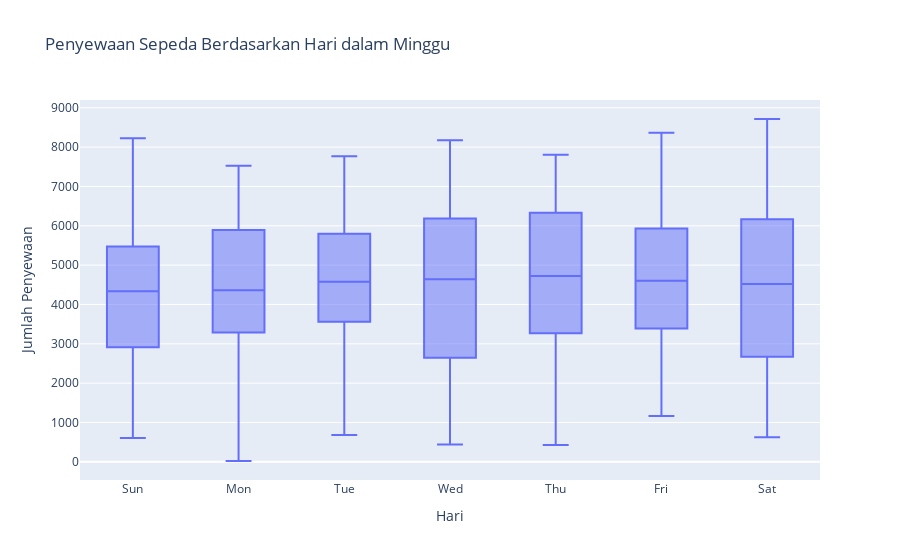
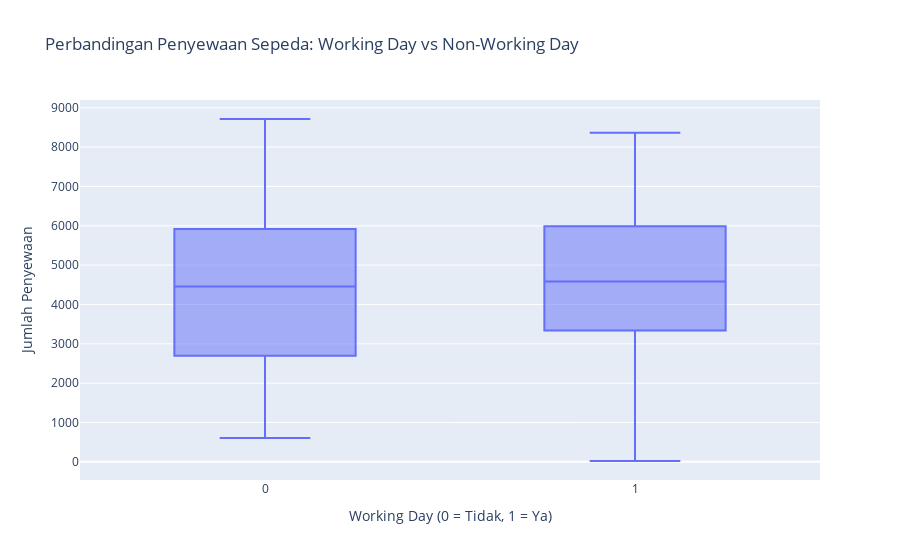
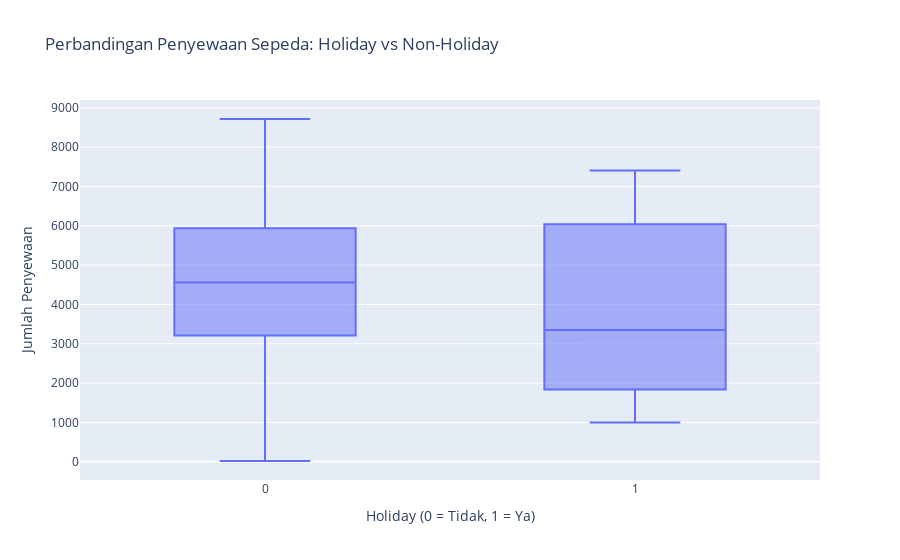

The notebook cell these images were saved under, in order:
### Markdown cell above
### **Pertanyaan 4: Apakah musim tertentu, seperti musim panas, lebih mendukung penyewaan oleh pengguna Registered dibandingkan dengan pengguna Casual?**

### Code cell
# Penyewaan berdasarkan hari dalam seminggu
fig = px.box(day_df, x='weekday', y='count',
             category_orders={"weekday": ["Sun", "Mon", "Tue", "Wed", "Thu", "Fri", "Sat"]},
             title="Penyewaan Sepeda Berdasarkan Hari dalam Minggu",
             labels={"weekday": "Hari", "count": "Jumlah Penyewaan"})
fig.show()

# hari kerja vs non-hari kerja
fig = px.box(day_df, x='workingday', y='count',
             title="Perbandingan Penyewaan Sepeda: Working Day vs Non-Working Day",
             labels={"workingday": "Working Day (0 = Tidak, 1 = Ya)", "count": "Jumlah Penyewaan"})
fig.show()

# hari libur vs non-libur
fig = px.box(day_df, x='holiday', y='count',
             title="Perbandingan Penyewaan Sepeda: Holiday vs Non-Holiday",
             labels={"holiday": "Holiday (0 = Tidak, 1 = Ya)", "count": "Jumlah Penyewaan"})
fig.show()

### Figure 1 — Plotly figure (JSON) as saved in the notebook; plotly's stock layout.template omitted (floating-point values rounded to 4 significant figures; data arrays with more than 128 entries replaced by an {"elided": "..."} marker saying what was removed)
{"data": [{"alignmentgroup": "True", "hovertemplate": "Hari=%{x}<br>Jumlah Penyewaan=%{y}<extra></extra>", "legendgroup": "", "marker": {"color": "#636efa"}, "name": "", "notched": false, "offsetgroup": "", "orientation": "v", "showlegend": false, "type": "box", "x": {"elided": "731 str values"}, "x0": " ", "xaxis": "x", "y": {"elided": "731 int values"}, "y0": " ", "yaxis": "y"}], "layout": {"boxmode": "group", "legend": {"tracegroupgap": 0}, "title": {"text": "Penyewaan Sepeda Berdasarkan Hari dalam Minggu"}, "xaxis": {"anchor": "y", "categoryarray": ["Sun", "Mon", "Tue", "Wed", "Thu", "Fri", "Sat"], "categoryorder": "array", "domain": [0, 1], "title": {"text": "Hari"}}, "yaxis": {"anchor": "x", "domain": [0, 1], "title": {"text": "Jumlah Penyewaan"}}}}

### Figure 2 — Plotly figure (JSON) as saved in the notebook; plotly's stock layout.template omitted (floating-point values rounded to 4 significant figures; data arrays with more than 128 entries replaced by an {"elided": "..."} marker saying what was removed)
{"data": [{"alignmentgroup": "True", "hovertemplate": "Working Day (0 = Tidak, 1 = Ya)=%{x}<br>Jumlah Penyewaan=%{y}<extra></extra>", "legendgroup": "", "marker": {"color": "#636efa"}, "name": "", "notched": false, "offsetgroup": "", "orientation": "v", "showlegend": false, "type": "box", "x": {"elided": "731 int values"}, "x0": " ", "xaxis": "x", "y": {"elided": "731 int values"}, "y0": " ", "yaxis": "y"}], "layout": {"boxmode": "group", "legend": {"tracegroupgap": 0}, "title": {"text": "Perbandingan Penyewaan Sepeda: Working Day vs Non-Working Day"}, "xaxis": {"anchor": "y", "domain": [0, 1], "title": {"text": "Working Day (0 = Tidak, 1 = Ya)"}}, "yaxis": {"anchor": "x", "domain": [0, 1], "title": {"text": "Jumlah Penyewaan"}}}}

### Figure 3 — Plotly figure (JSON) as saved in the notebook; plotly's stock layout.template omitted (floating-point values rounded to 4 significant figures; data arrays with more than 128 entries replaced by an {"elided": "..."} marker saying what was removed)
{"data": [{"alignmentgroup": "True", "hovertemplate": "Holiday (0 = Tidak, 1 = Ya)=%{x}<br>Jumlah Penyewaan=%{y}<extra></extra>", "legendgroup": "", "marker": {"color": "#636efa"}, "name": "", "notched": false, "offsetgroup": "", "orientation": "v", "showlegend": false, "type": "box", "x": {"elided": "731 int values"}, "x0": " ", "xaxis": "x", "y": {"elided": "731 int values"}, "y0": " ", "yaxis": "y"}], "layout": {"boxmode": "group", "legend": {"tracegroupgap": 0}, "title": {"text": "Perbandingan Penyewaan Sepeda: Holiday vs Non-Holiday"}, "xaxis": {"anchor": "y", "domain": [0, 1], "title": {"text": "Holiday (0 = Tidak, 1 = Ya)"}}, "yaxis": {"anchor": "x", "domain": [0, 1], "title": {"text": "Jumlah Penyewaan"}}}}
